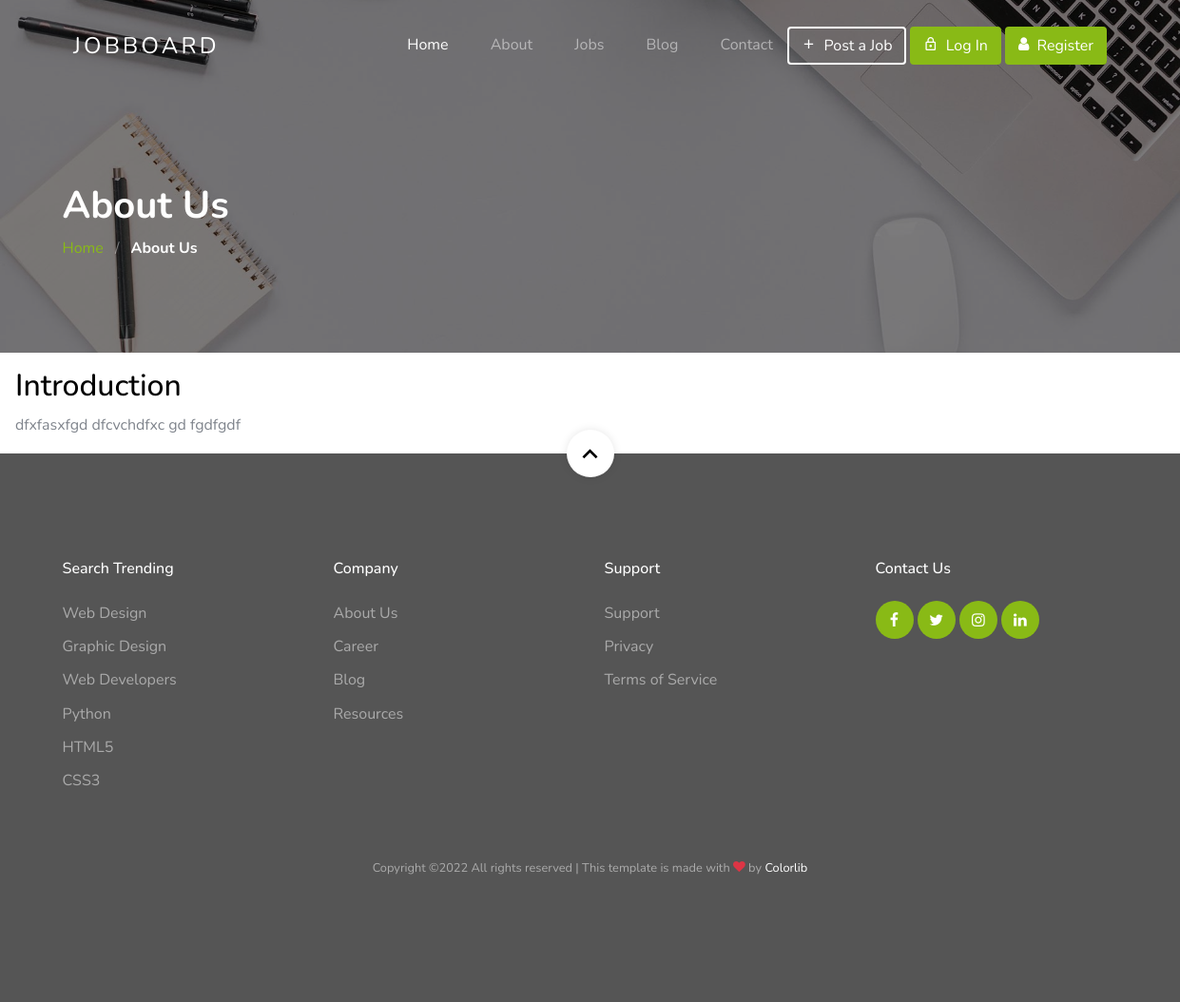
The page /info/about on the database as committed earlier.
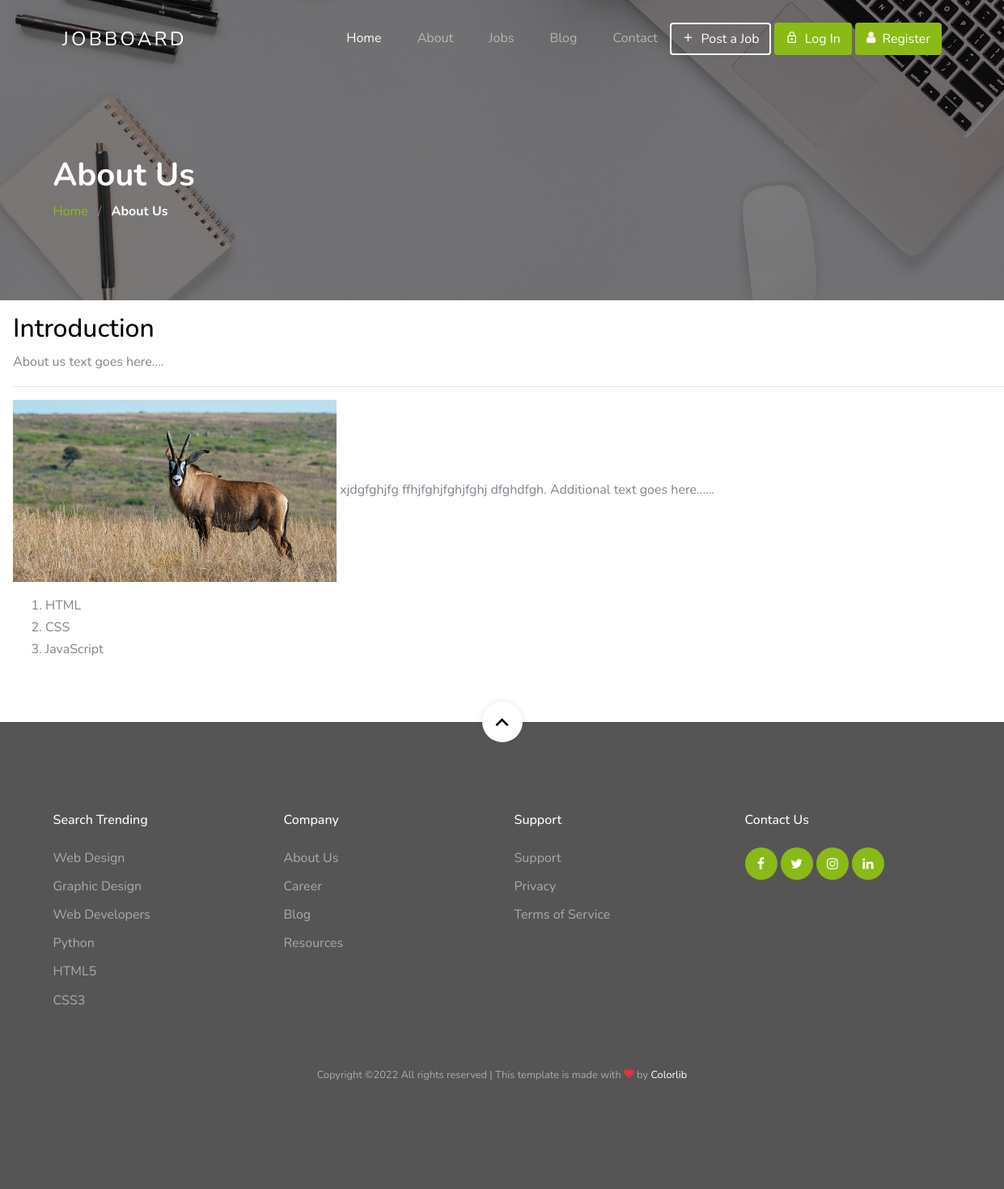
The same page on the database as committed later.
### information/models.py (models this page shows, shortened)
class Information(models.Model):
    title = models.CharField(max_length=255)
    section = models.ForeignKey(Section, on_delete=models.CASCADE, default=1)
    details = RichTextUploadingField()
    status = models.BooleanField(default=True)

### information/views.py (the view)
# urls.py: path('about', views.show_about, name='about'),
def show_about(request):
    information = Information.objects.filter(section__title='About')
    return render(request, 'about.html', {'information': information})

### templates/about.html
{% extends 'base.html' %}
{% load static %}
{% block content %}
<section class="section-hero overlay inner-page bg-image"
         style="background-image: url('{% static 'theme/images/hero_1.jpg' %}');"
         id="home-section">
    <div class="container">
        <div class="row">
            <div class="col-md-7">
                <h1 class="text-white font-weight-bold">About Us</h1>
                <div class="custom-breadcrumbs">
                    <a href="#">Home</a> <span class="mx-2 slash">/</span>
                    <span class="text-white"><strong>About Us</strong></span>
                </div>
            </div>
        </div>
    </div>
</section>
<section class="row">
    {% for i in information %}
        <div class="col-12 m-3">
            <h2>{{ i.title }}</h2>
            {{ i.details|safe }}
        </div>
    {% endfor %}
</section>
{% endblock %}

Rows that differ between the two databases and show on the page:
changed Information "Introduction": details "dfxfasxfgd dfcvchdfxc gd fgdfgdf" → "About us text goes here.... xjdgfghjfg ffhjfghjfghjfghj dfghdfgh. Additional text goes here...... HTML CSS JavaScript"; details: picture added
